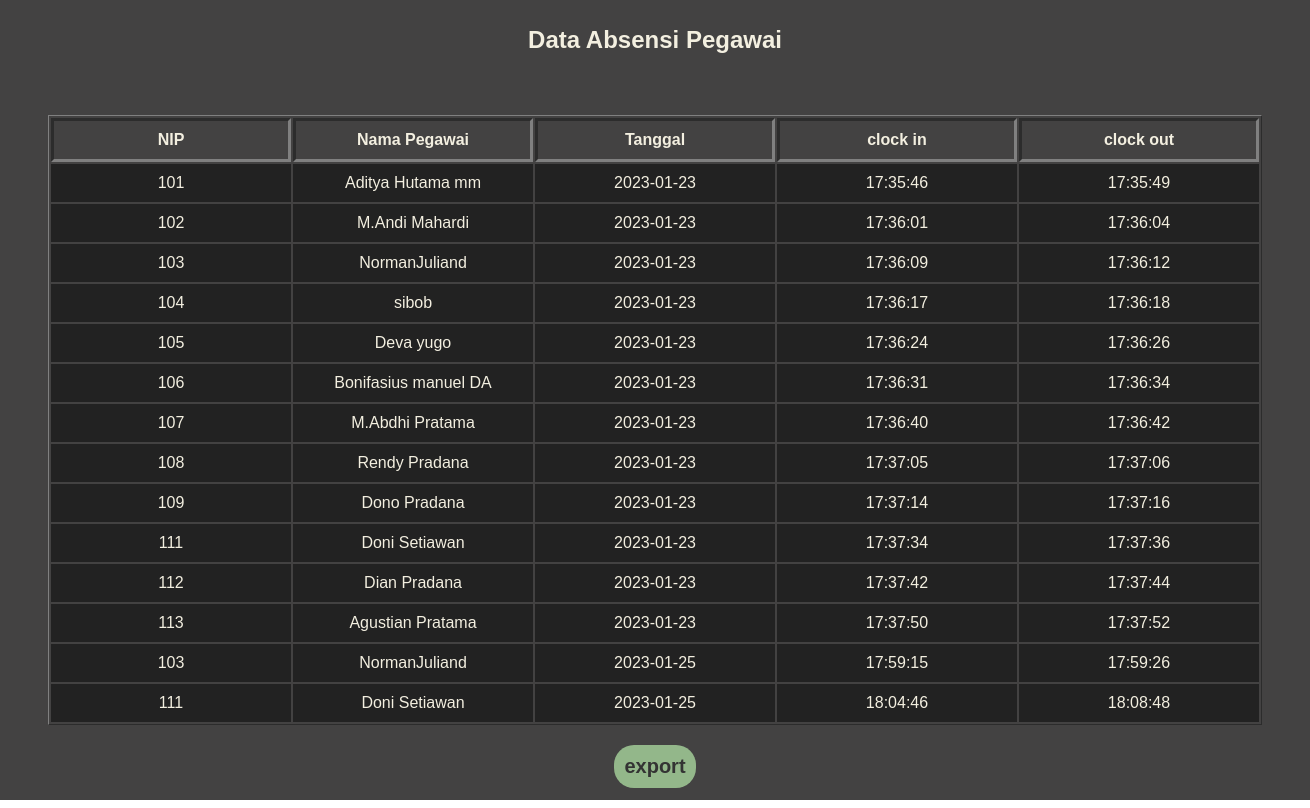
/admin/dataabsensi/index.php (signed in), run on the app's committed database.
### tables this page shows
CREATE TABLE `attendences` (
  `id` int(11) NOT NULL,
  `employee_id` int(8) NOT NULL,
  `date` varchar(255) DEFAULT NULL,
  `clock_in` varchar(255) DEFAULT NULL,
  `clock_out` varchar(255) DEFAULT NULL
);

CREATE TABLE `users` (
  `id` int(8) NOT NULL,
  `employee_id` int(30) NOT NULL,
  `fullname` varchar(255) NOT NULL,
  `role` varchar(255) NOT NULL,
  `password` varchar(255) NOT NULL
);

### admin/dataabsensi/index.php (the view, shortened to what this page needs)
<!DOCTYPE html>
<html lang="en">
<head>
    <link rel="stylesheet" href="style.css">
</head>
<body>
    <div class="container">
        <section class="wrapper">
            <div class="title">
                <h1>Data Absensi Pegawai</h1>
            </div>
                <table class ="table" border = "1">
                    <tr>
                        <th>NIP</th>
                        <th>Nama Pegawai</th>
                        <th>Tanggal</th>
                        <th>clock in</th>
                        <th>clock out</th>
                    </tr>
                    <?php
                    include("../../connection.php");
                    $sql = "SELECT*FROM users INNER JOIN attendences on users.employee_id= attendences.employee_id";
                    $result = $db->query($sql);
                    while($row=$result->fetch_assoc()){
                    echo "<tr>";
                    echo "<td>".$row['employee_id'] ."</td>";
                    echo "<td>".$row['fullname']."</td>";
                    echo "<td>".$row['date']. "</td>";
                    echo "<td>".$row['clock_in']. "</td>";
                    echo "<td>".$row['clock_out']. "</td>";
                    echo "</tr>";
                    }
                    ?>
                </table>
            <div >
                <a href="export.php"><button class="export" >export</button></a>
            </div>
        </section>
    </div>
</body>
</html>

### admin/dataabsensi/style.css (style rules this page uses)
*,html,body { margin: 0; padding: 0; box-sizing: border-box; }
.container { background-color: #434242; height:100vh; display:flex; justify-content:center; align-items: center; font-family: 'Fira Sans', sans-serif; font-family: 'Poppins', sans-serif; padding-bottom: 10%; text-align: center; }
.wrapper { font-family: 'Fira Sans', sans-serif; font-family: 'Poppins', sans-serif; color: #F3EFE0; }
.title { margin: 5%; }
.table th { width: 30vh; padding: 10px; background-color: #434242; border-width: 3px; }
.table td { padding: 10px; background-color: #222222; text-align: center; border: 5px none; }
.export { padding: 10px; color: #333; margin: 20px; font-size: 20px; border: none; border-radius: 20px; background-color: #93b78a; font-weight: bolder; cursor:pointer ; }

### data on the page
attendences: employee "101", users.fullname "Aditya Hutama mm", date "2023-01-23", clock_in "17:35:46", clock_out "17:35:49"
attendences: employee "102", users.fullname "M.Andi Mahardi", date "2023-01-23", clock_in "17:36:01", clock_out "17:36:04"
attendences: employee "103", users.fullname "NormanJuliand", date "2023-01-23", clock_in "17:36:09", clock_out "17:36:12"
attendences: employee "104", users.fullname "sibob", date "2023-01-23", clock_in "17:36:17", clock_out "17:36:18"
attendences: employee "105", users.fullname "Deva yugo", date "2023-01-23", clock_in "17:36:24", clock_out "17:36:26"
attendences: employee "106", users.fullname "Bonifasius manuel DA", date "2023-01-23", clock_in "17:36:31", clock_out "17:36:34"
attendences: employee "107", users.fullname "M.Abdhi Pratama", date "2023-01-23", clock_in "17:36:40", clock_out "17:36:42"
attendences: employee "108", users.fullname "Rendy Pradana", date "2023-01-23", clock_in "17:37:05", clock_out "17:37:06"
attendences: employee "109", users.fullname "Dono Pradana", date "2023-01-23", clock_in "17:37:14", clock_out "17:37:16"
attendences: employee "111", users.fullname "Doni Setiawan", date "2023-01-23", clock_in "17:37:34", clock_out "17:37:36"
attendences: employee "112", users.fullname "Dian Pradana", date "2023-01-23", clock_in "17:37:42", clock_out "17:37:44"
attendences: employee "113", users.fullname "Agustian Pratama", date "2023-01-23", clock_in "17:37:50", clock_out "17:37:52"
attendences: employee "103", users.fullname "NormanJuliand", date "2023-01-25", clock_in "17:59:15", clock_out "17:59:26"
attendences: employee "111", users.fullname "Doni Setiawan", date "2023-01-25", clock_in "18:04:46", clock_out "18:08:48"
